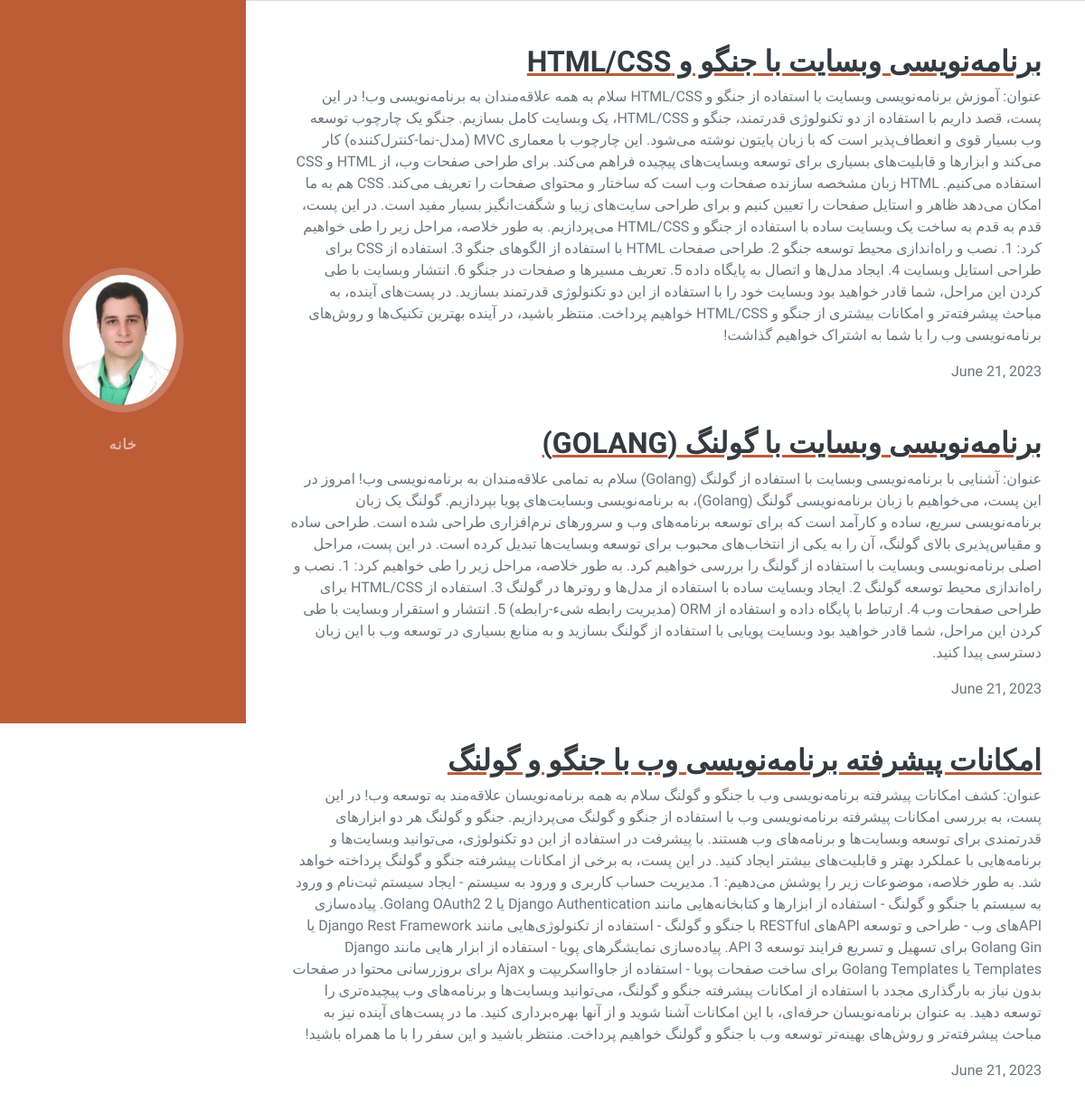
Screenshot of /blog/ with the database file from the repository.
### blog/models.py (models this page shows, shortened)
class Blog(models.Model):
    title = models.CharField(max_length=50)
    description = models.TextField()
    date = models.DateField()
    def get_absolute_url(self):
        return reverse('blog:blog_detail', kwargs={
            'blog_id': self.id
        })

### blog/views.py (the view)
# urls.py: path('', views.all_blogs, name="all_blogs"),
def all_blogs(request):
    blogs = Blog.objects.order_by('-date')
    context = {
        'blogs': blogs
    }
    return render(request, 'blog/all_blogs.html', context)

### blog/templates/blog/all_blogs.html (shortened to what this page needs)
<!DOCTYPE html>
{% load static %}
<html lang="fa">
<head>
        <link href="{% static '/css/styles.css'%}" rel="stylesheet" />
</head>
<body id="page-top">
  <nav class="navbar navbar-expand-lg navbar-dark bg-primary fixed-top" id="sideNav">
    <a class="navbar-brand js-scroll-trigger" href="#page-top">
      <span class="d-none d-lg-block">
        <img class="img-fluid img-profile rounded-circle mx-auto mb-2" src="{% static 'img/profile.jpg' %}" alt="">
      </span>
    </a>
    <div class="collapse navbar-collapse" id="navbarSupportedContent">
      <ul class="navbar-nav">
        <li class="nav-item">
          <a class="nav-link js-scroll-trigger" href="{% url 'index' %}">خانه</a>
        </li>
      </ul>
    </div>
  </nav>
    <section dir="rtl" class="resume-section p-3 p-lg-5 d-flex align-items-center" id="interests">
      <div class="w-100">
        {% for blog in blogs %}
        <a href="{{ blog.get_absolute_url }}"><h3 class="mb-2">{{ blog.title }}</h3></a>
        <p>{{ blog.description }}</p>
        <p class="mb-0">{{ blog.date }}</p><br><br>
        {% endfor %}
      </div>
    </section>
</body>
</html>

### rows the page displays
Blog: title "برنامه‌نویسی وبسایت با جنگو و HTML/CSS", description "عنوان: آموزش برنامه‌نویسی وبسایت با استفاده از جنگو و HTML/CSS سلام به همه علاقه‌مندان به برنامه‌نویسی وب! در این پست، قصد داریم با استفاده از دو تکنولوژی قدرتمند، جنگو و HTML/CSS، یک وبسایت کامل بسازیم. جنگو یک چارچوب توسعه وب بسیار قوی و انعطاف‌پذیر است که با زبان پایتون نوشته می‌شود. این چارچوب با معماری MVC (مدل-نما-کنترل‌کننده) کار می‌کند و ابزارها و قابلیت‌های بسیاری برای توسعه وبسایت‌های پیچیده فراهم می‌کند. برای طراحی صفحات وب، از HTML و CSS استفاده می‌کنیم. HTML زبان مشخصه سازنده صفحات وب است که ساختار و محتوای صفحات را تعریف می‌کند. CSS هم به ما امکان می‌دهد ظاهر و استایل صفحات را تعیین کنیم و برای طراحی سایت‌های زیبا و شگفت‌انگیز بسیار مفید است. در این پست، قدم به قدم به ساخت یک…", date "June 21, 2023"
Blog: title "برنامه‌نویسی وبسایت با گولنگ (GOLANG)", description "عنوان: آشنایی با برنامه‌نویسی وبسایت با استفاده از گولنگ (Golang) سلام به تمامی علاقه‌مندان به برنامه‌نویسی وب! امروز در این پست، می‌خواهیم با زبان برنامه‌نویسی گولنگ (Golang)، به برنامه‌نویسی وبسایت‌های پویا بپردازیم. گولنگ یک زبان برنامه‌نویسی سریع، ساده و کارآمد است که برای توسعه برنامه‌های وب و سرورهای نرم‌افزاری طراحی شده است. طراحی ساده و مقیاس‌پذیری بالای گولنگ، آن را به یکی از انتخاب‌های محبوب برای توسعه وبسایت‌ها تبدیل کرده است. در این پست، مراحل اصلی برنامه‌نویسی وبسایت با استفاده از گولنگ را بررسی خواهیم کرد. به طور خلاصه، مراحل زیر را طی خواهیم کرد: 1. نصب و راه‌اندازی محیط توسعه گولنگ 2. ایجاد وبسایت ساده با استفاده از مدل‌ها و روترها در گولنگ 3. استفاده از HTML/CSS برای طراحی…", date "June 21, 2023"
Blog: title "امکانات پیشرفته برنامه‌نویسی وب با جنگو و گولنگ", description "عنوان: کشف امکانات پیشرفته برنامه‌نویسی وب با جنگو و گولنگ سلام به همه برنامه‌نویسان علاقه‌مند به توسعه وب! در این پست، به بررسی امکانات پیشرفته برنامه‌نویسی وب با استفاده از جنگو و گولنگ می‌پردازیم. جنگو و گولنگ هر دو ابزارهای قدرتمندی برای توسعه وبسایت‌ها و برنامه‌های وب هستند. با پیشرفت در استفاده از این دو تکنولوژی، می‌توانید وبسایت‌ها و برنامه‌هایی با عملکرد بهتر و قابلیت‌های بیشتر ایجاد کنید. در این پست، به برخی از امکانات پیشرفته جنگو و گولنگ پرداخته خواهد شد. به طور خلاصه، موضوعات زیر را پوشش می‌دهیم: 1. مدیریت حساب کاربری و ورود به سیستم - ایجاد سیستم ثبت‌نام و ورود به سیستم با جنگو و گولنگ - استفاده از ابزارها و کتابخانه‌هایی مانند Django Authentication یا Golang OAuth2 2.…", date "June 21, 2023"
